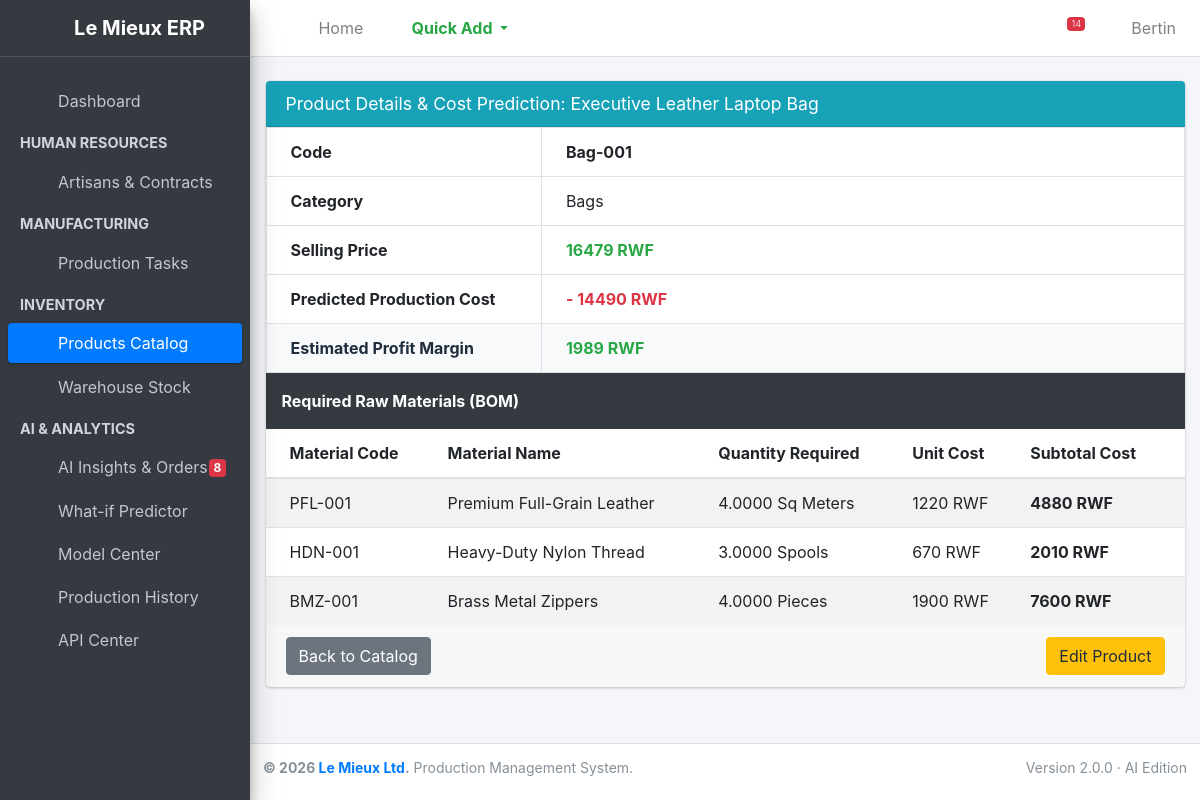
Screenshot of /inventory/products/7/ (signed in) with the database file from the repository.
### inventory/models.py (models this page shows, shortened)
class Product(models.Model):
    code = models.CharField(max_length=20, unique=True, help_text="e.g., LM-BAG-01")
    name = models.CharField(max_length=100, help_text="e.g., Handcrafted Leather Tote")
    category = models.CharField(max_length=50)
    unit_price = models.DecimalField(max_digits=10, decimal_places=0, help_text="Selling price in RWF")
    materials = models.ManyToManyField(RawMaterial, through='BillOfMaterial', related_name='products')

class RawMaterial(models.Model):
    code = models.CharField(max_length=20, unique=True, help_text="e.g., RM-001")
    name = models.CharField(max_length=100, help_text="e.g., Full Grain Leather")
    unit = models.CharField(max_length=20, help_text="e.g., Sq Meters, Pieces, Spools")
    quantity_in_stock = models.DecimalField(max_digits=10, decimal_places=2, default=0,
                                            validators=[MinValueValidator(0)])
    reorder_level = models.DecimalField(max_digits=10, decimal_places=2, default=0)
    unit_cost = models.DecimalField(max_digits=10, decimal_places=0, help_text="Cost in RWF")

class BillOfMaterial(models.Model):
    product = models.ForeignKey(Product, on_delete=models.CASCADE, related_name='bom_items')
    material = models.ForeignKey(RawMaterial, on_delete=models.PROTECT)
    quantity_per_unit = models.DecimalField(max_digits=10, decimal_places=4, validators=[MinValueValidator(0.0001)])
    class Meta:
        constraints = [
            models.UniqueConstraint(fields=['product', 'material'], name='unique_bom_material')
        ]

### inventory/views.py (the view)
# urls.py: path('products/<int:pk>/', views.product_detail, name='product_detail'),
@login_required
def product_detail(request, pk):
    product = get_object_or_404(Product, pk=pk)
    boms = product.bom_items.all()
    bom_data = []
    total_production_cost = 0
    for bom in boms:
        cost = bom.quantity_per_unit * bom.material.unit_cost
        total_production_cost += cost
        bom_data.append({
            'bom_id': bom.id,
            'material': bom.material,
            'quantity': bom.quantity_per_unit,
            'unit_cost': bom.material.unit_cost,
            'total_cost': cost
        })
    profit = product.unit_price - total_production_cost
    return render(request, 'inventory/product_detail.html', {
        'product': product,
        'bom_data': bom_data,
        'total_production_cost': total_production_cost,
        'profit': profit
    })

### production/models.py (called while the page is built)
    @property
    def is_overdue(self):
        if self.due_date and self.status != 'Completed':
            return self.due_date < datetime.date.today()
        return False

### inventory/templates/inventory/product_detail.html
{% extends 'base.html' %}
{% block content %}
<div class="card card-info">
    <div class="card-header">
        <h3 class="card-title">Product Details & Cost Prediction: {{ product.name }}</h3>
    </div>
    <div class="card-body p-0 table-responsive">
        <table class="table table-bordered mb-0">
            <tbody>
                <tr><th style="width: 30%">Code</th><td><strong>{{ product.code }}</strong></td></tr>
                <tr><th>Category</th><td>{{ product.category }}</td></tr>
                <tr><th>Selling Price</th><td class="text-success font-weight-bold">{{ product.unit_price|floatformat:0 }} RWF</td></tr>
                <tr><th>Predicted Production Cost</th><td class="text-danger font-weight-bold">- {{ total_production_cost|floatformat:0 }} RWF</td></tr>
                <tr class="bg-light">
                    <th>Estimated Profit Margin</th>
                    <td class="font-weight-bold {% if profit > 0 %}text-success{% else %}text-danger{% endif %}">
                        {{ profit|floatformat:0 }} RWF
                    </td>
                </tr>
            </tbody>
        </table>
        <div class="p-3 bg-dark text-white">
            <strong>Required Raw Materials (BOM)</strong>
        </div>
        <table class="table table-striped table-hover mb-0">
            <thead>
                <tr>
                    <th>Material Code</th>
                    <th>Material Name</th>
                    <th>Quantity Required</th>
                    <th>Unit Cost</th>
                    <th>Subtotal Cost</th>
                </tr>
            </thead>
            <tbody>
                {% for item in bom_data %}
                <tr>
                    <td>{{ item.material.code }}</td>
                    <td>{{ item.material.name }}</td>
                    <td>{{ item.quantity }} {{ item.material.unit }}</td>
                    <td>{{ item.unit_cost|floatformat:0 }} RWF</td>
                    <td class="font-weight-bold">{{ item.total_cost|floatformat:0 }} RWF</td>
                </tr>
                {% empty %}
                <tr>
                    <td colspan="5" class="text-center text-muted py-4">No material added yet, click Edit to add Recipe for product.</td>
                </tr>
                {% endfor %}
            </tbody>
        </table>
    </div>
    <div class="card-footer">
        <a href="{% url 'inventory:product_list' %}" class="btn btn-secondary">Back to Catalog</a>
        {% if request.user.is_staff %}
            <a href="{% url 'inventory:product_update' product.pk %}" class="btn btn-warning float-right">Edit Product</a>
        {% endif %}
    </div>
</div>
{% endblock %}

### templates/base.html (shortened to what this page needs)
{% load static %}
<!DOCTYPE html>
<html lang="en">
<head>
    <link rel="stylesheet" href="{% static 'plugins/fontawesome-free/css/all.min.css' %}">
    <link rel="stylesheet" href="{% static 'dist/css/adminlte.min.css' %}">
    <link rel="stylesheet" href="{% static 'analytics/analytics.css' %}">
</head>
<body class="hold-transition sidebar-mini layout-fixed">
<div class="wrapper">
    <nav class="main-header navbar navbar-expand navbar-white navbar-light">
        <ul class="navbar-nav">
            <li class="nav-item">
                <a class="nav-link" data-widget="pushmenu" href="#" role="button"><i class="fas fa-bars"></i></a>
            </li>
            <li class="nav-item d-none d-sm-inline-block">
                <a href="/" class="nav-link">Home</a>
            </li>
            {% if request.user.is_staff %}
            <li class="nav-item dropdown">
                <a id="dropdownSubMenu1" href="#" data-toggle="dropdown" aria-haspopup="true" aria-expanded="false" class="nav-link dropdown-toggle text-success font-weight-bold">
                    <i class="fas fa-plus-circle"></i> Quick Add
                </a>
            </li>
            {% endif %}
        </ul>
        <ul class="navbar-nav ml-auto">
            <li class="nav-item">
                <a class="nav-link" id="darkModeToggle" href="#" role="button" title="Toggle Dark Mode">
                    <i class="fas fa-moon"></i>
                </a>
            </li>
            <li class="nav-item">
                <a class="nav-link" data-widget="fullscreen" href="#" role="button" title="Fullscreen">
                    <i class="fas fa-expand-arrows-alt"></i>
                </a>
            </li>
            <li class="nav-item dropdown">
                <a class="nav-link" data-toggle="dropdown" href="#" title="System Alerts">
                    {% if nav_alerts.total %}<span class="badge badge-danger navbar-badge">{{ nav_alerts.total }}</span>{% endif %}
                </a>
            </li>
            <li class="nav-item dropdown user-menu">
                <a href="#" class="nav-link dropdown-toggle" data-toggle="dropdown">
                    <i class="fas fa-user-circle fa-lg text-secondary"></i>
                    <span class="d-none d-md-inline ml-1">{{ request.user.username|title }}</span>
                </a>
            </li>
        </ul>
    </nav>
    <aside class="main-sidebar sidebar-dark-primary elevation-4">
        <a href="/" class="brand-link text-center">
            <i class="fas fa-industry text-success mr-2"></i>
            <span class="brand-text font-weight-bold">Le Mieux ERP</span>
        </a>
        <div class="sidebar">
            <nav class="mt-4">
                <ul class="nav nav-pills nav-sidebar flex-column" data-widget="treeview" role="menu" data-accordion="false">
                    <li class="nav-item">
                        <a href="/" class="nav-link">
                            <i class="nav-icon fas fa-sliders-h"></i>
                            <p>Dashboard</p>
                        </a>
                    </li>
                    {% if request.user.is_staff %}
                        <li class="nav-header"><strong>HUMAN RESOURCES</strong></li>
                        <li class="nav-item">
                            <a href="{% url 'employees:employee_list' %}" class="nav-link">
                                <i class="nav-icon fas fa-user-friends"></i>
                                <p>Artisans & Contracts</p>
                            </a>
                        </li>
                    {% endif %}
                    <li class="nav-header"><strong>MANUFACTURING</strong></li>
                    <li class="nav-item">
                        <a href="{% url 'production:task_list' %}" class="nav-link">
                            <i class="nav-icon fas fa-clipboard-list"></i>
                            <p>Production Tasks</p>
                        </a>
                    </li>
                    <li class="nav-header"><strong>INVENTORY</strong></li>
                    <li class="nav-item">
                        <a href="{% url 'inventory:product_list' %}" class="nav-link">
                            <i class="nav-icon fas fa-boxes"></i>
                            <p>Products Catalog</p>
                        </a>
                    </li>
                    <li class="nav-item">
                        <a href="{% url 'inventory:material_list' %}" class="nav-link">
                            <i class="nav-icon fas fa-boxes"></i>
                            <p>Warehouse Stock</p>
                        </a>
                    </li>
                    <li class="nav-header"><strong>AI &amp; ANALYTICS</strong></li>
                    <li class="nav-item">
                        <a href="{% url 'analytics:insights' %}" class="nav-link">
                            <i class="nav-icon fas fa-cubes"></i>
                            <p> AI Insights &amp; Orders
                                {% if nav_alerts.high_risk_orders %}<span class="badge badge-danger right">{{ nav_alerts.high_risk_orders }}</span>{% endif %}
                            </p>
                        </a>
                    </li>
                    <li class="nav-item">
                        <a href="{% url 'analytics:predictor' %}" class="nav-link">
                            <i class="nav-icon fas fa-cubes"></i>
                            <p>What-if Predictor</p>
                        </a>
                    </li>
                    <li class="nav-item">
                        <a href="{% url 'analytics:model_center' %}" class="nav-link">
                            <i class="nav-icon fas fa-cubes"></i>
                            <p>Model Center</p>
                        </a>
                    </li>
                    <li class="nav-item">
                        <a href="{% url 'analytics:history' %}" class="nav-link">
                            <i class="nav-icon fas fa-cubes"></i>
                            <p>Production History</p>
                        </a>
                    </li>
                    <li class="nav-item">
                        <a href="{% url 'analytics:api_center' %}" class="nav-link">
                            <i class="nav-icon fas fa-cubes"></i>
                            <p>API Center</p>
                        </a>
                    </li>
                </ul>
            </nav>
        </div>
    </aside>
    <div class="content-wrapper">
        <section class="content pt-4">
            <div class="container-fluid">
                {% block content %}
                {% endblock %}
            </div>
        </section>
    </div>
    <footer class="main-footer text-sm">
        <div class="float-right d-none d-sm-inline">
            Version 2.0.0 &middot; AI Edition
        </div>
        <strong>&copy; 2026 <a href="#">Le Mieux Ltd</a>.</strong> Production Management System.
    </footer>
</div>
</body>
</html>

### analytics/static/analytics/analytics.css (style rules this page uses)
.layout-fixed .main-sidebar .sidebar { overflow-y: auto; }

### rows the page displays
Product: name "Executive Leather Laptop Bag", code "Bag-001", category "Bags", unit_price "16479"
RawMaterial: material.code "PFL-001", material.name "Premium Full-Grain Leather", quantity "4.0000", material.unit "Sq Meters", unit_cost "1220", total_cost "4880"
RawMaterial: material.code "HDN-001", material.name "Heavy-Duty Nylon Thread", quantity "3.0000", material.unit "Spools", unit_cost "670", total_cost "2010"
RawMaterial: material.code "BMZ-001", material.name "Brass Metal Zippers", quantity "4.0000", material.unit "Pieces", unit_cost "1900", total_cost "7600"

### other values shown
{{ nav_alerts.total }} "14"
{{ request.user.username|title }} "Bertin"
{{ nav_alerts.high_risk_orders }} "8"
{{ total_production_cost|floatformat:0 }} "14490"
{{ profit|floatformat:0 }} "1989"
